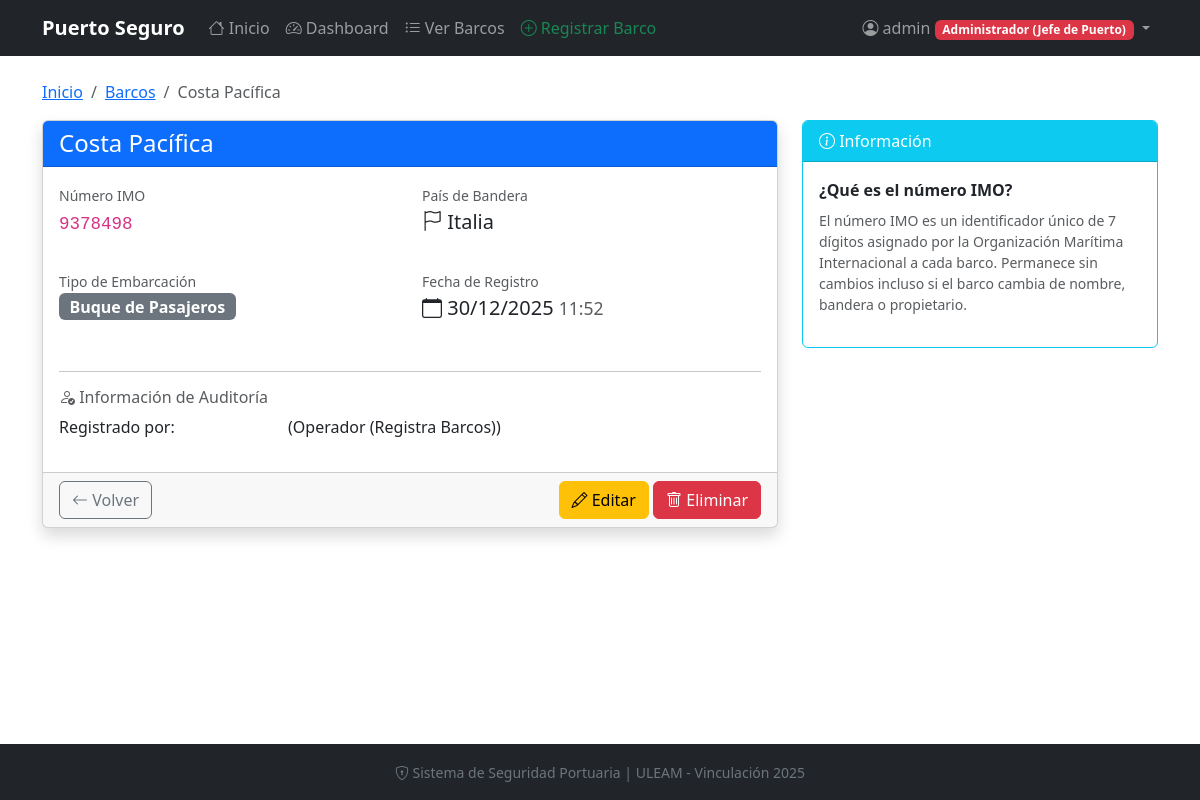
The app's page /barcos/2/ (signed in) with its own data.
### core/models.py (models this page shows, shortened)
class Usuario(AbstractUser):
    ROLES = (
        ('admin', 'Administrador (Jefe de Puerto)'),
        ('operador', 'Operador (Registra Barcos)'),
        ('guardia', 'Guardia (Solo ve accesos)'),
    )
    rol = models.CharField(
        max_length=20,
        choices=ROLES,
        default='guardia',
        verbose_name='Rol del Usuario',
        help_text='Define los permisos del usuario en el sistema'
    )
    class Meta:
        verbose_name = 'Usuario'
        verbose_name_plural = 'Usuarios'

class Barco(models.Model):
    nombre = models.CharField(
        max_length=100,
        verbose_name='Nombre del Barco'
    )
    imo = models.CharField(
        max_length=20,
        unique=True,
        verbose_name='Número IMO',
        help_text='Número de identificación marítima internacional (único)'
    )
    bandera = models.CharField(
        max_length=50,
        verbose_name='País de Bandera',
        default='Ecuador'
    )
    tipo = models.CharField(
        max_length=50,
        choices=[
            ('carga', 'Buque de Carga'),
            ('pasajeros', 'Buque de Pasajeros'),
            ('petrolero', 'Petrolero'),
            ('pesquero', 'Pesquero'),
            ('otro', 'Otro'),
        ],
        default='carga',
        verbose_name='Tipo de Embarcación'
    )
    fecha_llegada = models.DateTimeField(
        auto_now_add=True,
        verbose_name='Fecha de Registro'
    )
    registrado_por = models.ForeignKey(
        Usuario,
        on_delete=models.SET_NULL,
        null=True,
        verbose_name='Registrado por',
        related_name='barcos_registrados'
    )
    class Meta:
        verbose_name = 'Barco'
        verbose_name_plural = 'Barcos'
        ordering = ['-fecha_llegada']

### core/views.py (the view)
# urls.py: path('barcos/<int:pk>/', views.detalle_barco, name='detalle_barco'),
@login_required
def detalle_barco(request, pk):
    from django.shortcuts import get_object_or_404
    barco = get_object_or_404(Barco, pk=pk)
    return render(request, 'detalle_barco.html', {'barco': barco})

### templates/detalle_barco.html (shortened to what this page needs)
{% extends 'base.html' %}
{% block content %}
<div class="container py-4">
    <nav aria-label="breadcrumb">
        <ol class="breadcrumb">
            <li class="breadcrumb-item"><a href="{% url 'home' %}">Inicio</a></li>
            <li class="breadcrumb-item"><a href="{% url 'lista_barcos' %}">Barcos</a></li>
            <li class="breadcrumb-item active">{{ barco.nombre }}</li>
        </ol>
    </nav>
    <div class="row">
        <div class="col-lg-8">
            <div class="card shadow">
                <div class="card-header bg-primary text-white">
                    <h4 class="mb-0">
                         {{ barco.nombre }}
                    </h4>
                </div>
                <div class="card-body">
                    <div class="row">
                        <div class="col-md-6 mb-3">
                            <label class="text-muted small">Número IMO</label>
                            <p class="fs-5"><code>{{ barco.imo }}</code></p>
                        </div>
                        <div class="col-md-6 mb-3">
                            <label class="text-muted small">País de Bandera</label>
                            <p class="fs-5">
                                <i class="bi bi-flag"></i> {{ barco.bandera }}
                            </p>
                        </div>
                        <div class="col-md-6 mb-3">
                            <label class="text-muted small">Tipo de Embarcación</label>
                            <p>
                                <span class="badge bg-secondary fs-6">
                                    {{ barco.get_tipo_display }}
                                </span>
                            </p>
                        </div>
                        <div class="col-md-6 mb-3">
                            <label class="text-muted small">Fecha de Registro</label>
                            <p class="fs-5">
                                <i class="bi bi-calendar"></i>
                                {{ barco.fecha_llegada|date:"d/m/Y" }}
                                <small class="text-muted">{{ barco.fecha_llegada|time:"H:i" }}</small>
                            </p>
                        </div>
                    </div>
                    <hr>
                    <h6 class="text-muted">
                        <i class="bi bi-person-check"></i> Información de Auditoría
                    </h6>
                    <p>
                        Registrado por:
                        {% if barco.registrado_por %}
                        <span class="badge bg-{{ barco.registrado_por.rol }}">
                        </span>
                        ({{ barco.registrado_por.get_rol_display }})
                        {% else %}
                        <span class="text-muted">Sistema</span>
                        {% endif %}
                    </p>
                </div>
                <div class="card-footer">
                    <div class="d-flex justify-content-between">
                        <a href="{% url 'lista_barcos' %}" class="btn btn-outline-secondary">
                            <i class="bi bi-arrow-left"></i> Volver
                        </a>
                        <div>
                            {% if user.rol == 'operador' or user.rol == 'admin' or user.is_superuser %}
                            <a href="{% url 'editar_barco' barco.pk %}" class="btn btn-warning">
                                <i class="bi bi-pencil"></i> Editar
                            </a>
                            {% endif %}
                            {% if user.rol == 'admin' or user.is_superuser %}
                            <a href="{% url 'eliminar_barco' barco.pk %}" class="btn btn-danger">
                                <i class="bi bi-trash"></i> Eliminar
                            </a>
                            {% endif %}
                        </div>
                    </div>
                </div>
            </div>
        </div>
        <div class="col-lg-4">
            <div class="card border-info">
                <div class="card-header bg-info text-white">
                    <i class="bi bi-info-circle"></i> Información
                </div>
                <div class="card-body">
                    <p class="mb-2">
                        <strong>¿Qué es el número IMO?</strong>
                    </p>
                    <p class="small text-muted">
                        El número IMO es un identificador único de 7 dígitos asignado
                        por la Organización Marítima Internacional a cada barco.
                        Permanece sin cambios incluso si el barco cambia de nombre,
                        bandera o propietario.
                    </p>
                </div>
            </div>
        </div>
    </div>
</div>
{% endblock %}

### templates/base.html (shortened to what this page needs)
{% load static %}
<!DOCTYPE html>
<html lang="es">
<head>
    <link href="https://cdn.jsdelivr.net/npm/bootstrap@5.3.2/dist/css/bootstrap.min.css" rel="stylesheet">
    <link href="https://cdn.jsdelivr.net/npm/bootstrap-icons@1.11.1/font/bootstrap-icons.css" rel="stylesheet">
</head>
<body>
    <nav class="navbar navbar-expand-lg navbar-dark bg-dark">
        <div class="container">
            <a class="navbar-brand" href="{% url 'home' %}">
                 Puerto Seguro
            </a>
            <div class="collapse navbar-collapse" id="navbarNav">
                <ul class="navbar-nav me-auto">
                    <li class="nav-item">
                        <a class="nav-link" href="{% url 'home' %}">
                            <i class="bi bi-house"></i> Inicio
                        </a>
                    </li>
                    {% if user.is_authenticated %}
                    <li class="nav-item">
                        <a class="nav-link" href="{% url 'dashboard' %}">
                            <i class="bi bi-speedometer2"></i> Dashboard
                        </a>
                    </li>
                    <li class="nav-item">
                        <a class="nav-link" href="{% url 'lista_barcos' %}">
                            <i class="bi bi-list-ul"></i> Ver Barcos
                        </a>
                    </li>
                    {% if user.rol == 'operador' or user.rol == 'admin' or user.is_superuser %}
                    <li class="nav-item">
                        <a class="nav-link text-success" href="{% url 'crear_barco' %}">
                            <i class="bi bi-plus-circle"></i> Registrar Barco
                        </a>
                    </li>
                    {% endif %}
                    {% endif %}
                </ul>
                <ul class="navbar-nav">
                    {% if user.is_authenticated %}
                    <li class="nav-item dropdown">
                        <a class="nav-link dropdown-toggle" href="#" id="userDropdown" role="button"
                            data-bs-toggle="dropdown" aria-expanded="false">
                            <i class="bi bi-person-circle"></i>
                            {{ user.username }}
                            <span class="badge badge-{{ user.rol }}">
                                {{ user.get_rol_display }}
                            </span>
                        </a>
                    </li>
                    {% else %}
                    <li class="nav-item">
                        <a class="nav-link" href="{% url 'login' %}">
                            <i class="bi bi-box-arrow-in-right"></i> Iniciar Sesión
                        </a>
                    </li>
                    {% endif %}
                </ul>
            </div>
        </div>
    </nav>
    <main>
        {% block content %}{% endblock %}
    </main>
    <footer class="mt-auto">
        <div class="container text-center">
            <small>
                <i class="bi bi-shield-lock"></i>
                Sistema de Seguridad Portuaria | ULEAM - Vinculación 2025
            </small>
        </div>
    </footer>
</body>
</html>

### templates/base.html (style rules this page uses)
:root { --primary-color: #0d6efd; --secondary-color: #6c757d; --success-color: #198754; --warning-color: #ffc107; --danger-color: #dc3545; }
body { min-height: 100vh; display: flex; flex-direction: column; }
.navbar-brand { font-weight: bold; }
main { flex: 1; }
.badge-admin { background-color: var(--danger-color); }
footer { background-color: #212529; color: #6c757d; padding: 1rem 0; }

### records on screen
Usuario: username "admin", rol "Administrador (Jefe de Puerto)"
Barco: nombre "Costa Pacífica", imo "9378498", bandera "Italia", tipo "Buque de Pasajeros", fecha_llegada "30/12/2025", fecha_llegada "11:52", registrado_por.rol "Operador (Registra Barcos)"
